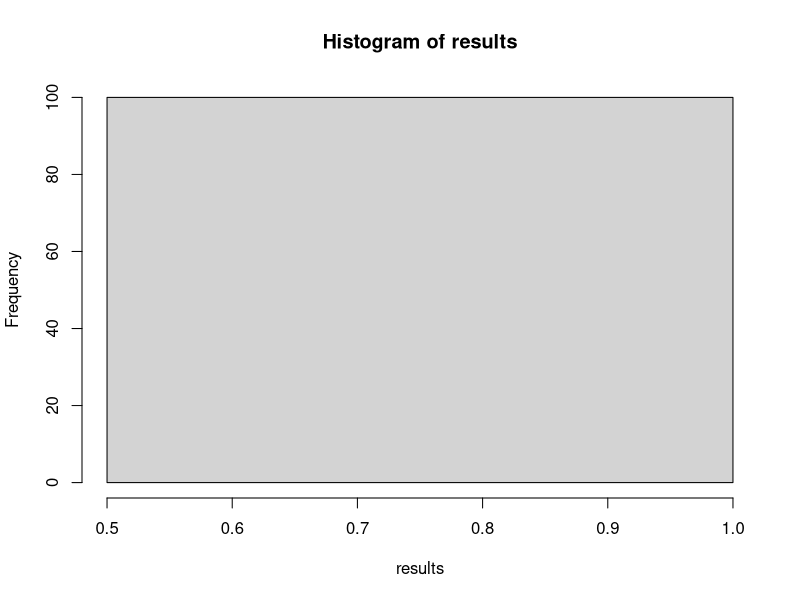

Recreate this plot in R.
# HW 6 Q3
# MA(1) Model

## PART I:

library(stats)
ma_model <- arima.sim(model = list(ma=c(-0.6),
                                    sd=1), n=48)

# recursive function to get e_t
e_t <- function(t, ma, theta){
  if (t == 0){
    return(0)
  }
  return(ma[t] - e_t(t-1, ma, theta)*theta)
}


# get sigma^2 for log likelihood function 
sigma_2 <- acf(ma_model, type = "covariance", plot = FALSE)$acf[1]

# creating log likelihood function 
log_like <- function(theta, sigma_2){
  T = 48
  # get sum of squares of e_ts
  ss_e = 0
  for (t in 1:48){
    ss_e = ss_e + e_t(t, ma_model, theta)^2
  }
  # return negative log likelihood as the optime() maximizes 
  return(-1*(-T/2)*(log(2*pi*sigma_2)) - (ss_e / 2*sigma_2))
}

# creating single parameter function to plu into optim 
fr <- function(x){
  return (log_like(x,sig_2))
}

# use optim to estimate theta
ma <- arima.sim(model = list(ma=c(0.8) , sd=1), n=48)
sig_2 = acf(ma,type='covariance', plot=FALSE)$acf[1]
res <- optim(-1,fr, lower= -0.9, upper = 0.9, method='Brent')

## PART II & III: 
# run part 1 many times with new simulated series and collect results
results <- c()
for (i in 1:100){
  ma <- arima.sim(model = list(ma=c(0.8) , sd=1), n=48)
  sig_2 = acf(ma,type='covariance', plot=FALSE)$acf[1]
  res <- optim(par=0.6,fr,upper=0.9,lower=-0.9,method='Brent')$par[1]
  results <- append(results,res)
}
# view sampling distribution
results
hist(results)

# PART IV:
# calculate variance 
var(results)

# calcualte expected variance using the true parametre and n=48
(1-(-0.6))/48



